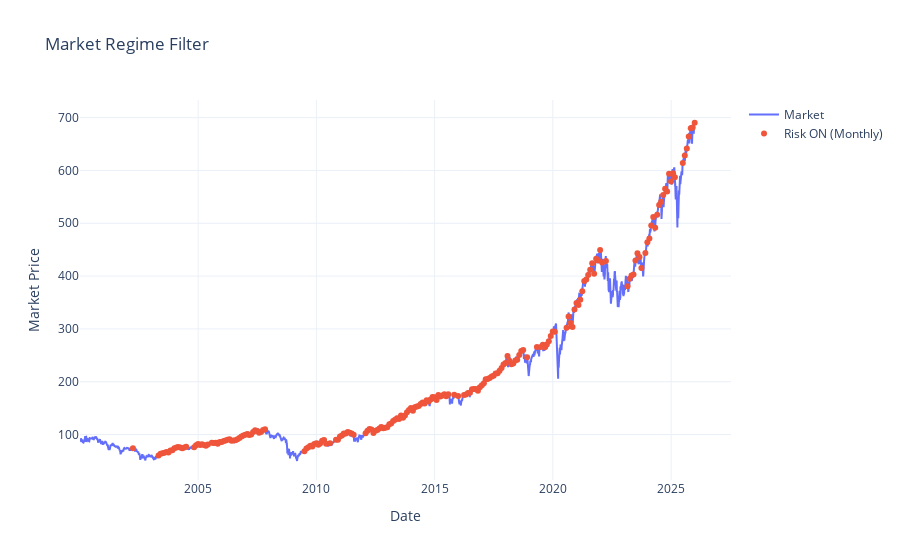

The notebook cell saved with this chart:
### Code cell
equity_curve = dual_momemtum(prices, stocks, market, mom_lookback=6, ma_window=10, top_n= 3)

### Figure 1 — Plotly figure (JSON) as saved in the notebook; plotly's stock layout.template omitted (floating-point values rounded to 4 significant figures; data arrays with more than 128 entries replaced by an {"elided": "..."} marker saying what was removed)
{"data": [{"line": {"width": 2}, "mode": "lines", "name": "Market ", "type": "scatter", "x": {"elided": "6537 str values"}, "y": {"elided": "6537 float values"}}, {"marker": {"size": 6}, "mode": "markers", "name": "Risk ON (Monthly)", "type": "scatter", "x": {"elided": "212 str values"}, "y": {"elided": "212 float values"}}], "layout": {"title": {"text": "Market Regime Filter"}, "xaxis": {"title": {"text": "Date"}}, "yaxis": {"title": {"text": "Market Price"}}}}
